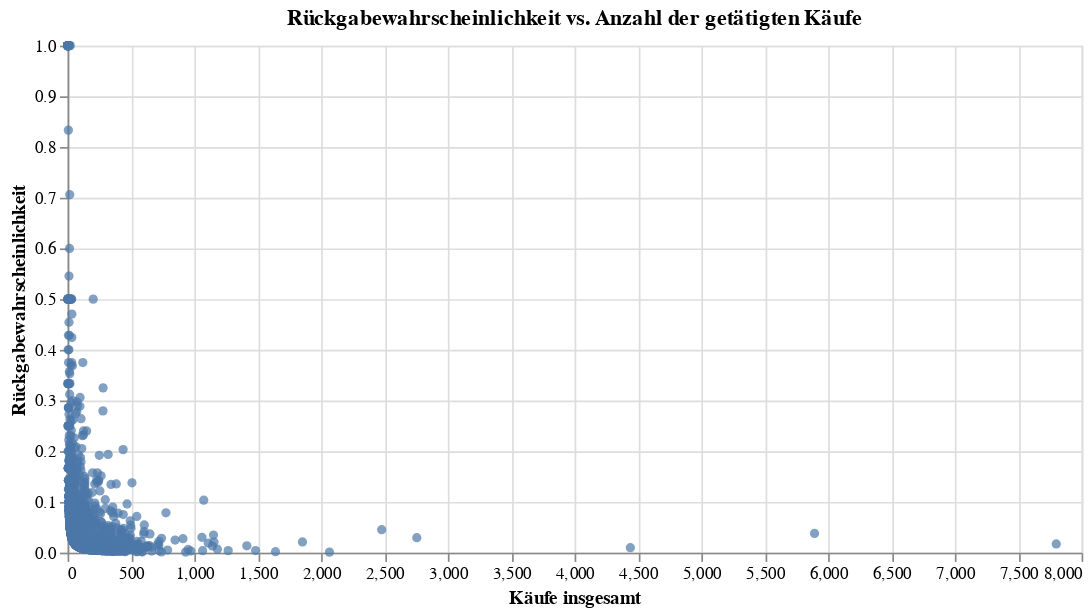

This figure's notebook cell:
### Markdown cell above
#### H3: Die Wahrscheinlichkeit, dass ein Kunde ein Produkt zurückgibt, sinkt mit der Anzahl der getätigten Käufe.

### Code cell
# Erstellen eines DataFrame, der Kunden nach ihrer CustomerID gruppiert und die Anzahl ihrer Käufe und Rückgaben zählt.
df_purchases_returns = df.groupby(['CustomerID']).agg({'InvoiceNo': 'count'})
df_purchases_returns['Total Returns'] = df[df['InvoiceNo'].str.contains('C')].groupby(['CustomerID'])['InvoiceNo'].count()

# Umbennenung
df_purchases_returns.rename(columns={'InvoiceNo': 'Total Purchases'}, inplace=True)

# Rückgabewahrscheinlichkeit berechnen
df_purchases_returns['Probability of Return'] = df_purchases_returns['Total Returns'] / df_purchases_returns['Total Purchases']

# Visualisierung der Beziehung zwischen der Anzahl der getätigten Käufe und der Rückgabewahrscheinlichkeit
chart = alt.Chart(df_purchases_returns).mark_circle().encode(
    x=alt.X('Total Purchases', axis=alt.Axis(title='Käufe insgesamt')),
    y=alt.Y('Probability of Return', axis=alt.Axis(title='Rückgabewahrscheinlichkeit')),
    tooltip = ['Total Purchases', 'Probability of Return']
).properties(
    width=600,
    height=300,
    title='Rückgabewahrscheinlichkeit vs. Anzahl der getätigten Käufe'
)

chart

### Figure 1 — Vega-Lite specification as saved in the notebook (floating-point values rounded to 4 significant figures; data arrays with more than 128 entries replaced by an {"elided": "..."} marker saying what was removed)
{"config": {"view": {"continuousWidth": 400, "continuousHeight": 300}}, "data": {"name": "data-02e9325e102802e3e78da108231103d9"}, "mark": "circle", "encoding": {"tooltip": [{"field": "Total Purchases", "type": "quantitative"}, {"field": "Probability of Return", "type": "quantitative"}], "x": {"axis": {"title": "Käufe insgesamt"}, "field": "Total Purchases", "type": "quantitative"}, "y": {"axis": {"title": "Rückgabewahrscheinlichkeit"}, "field": "Probability of Return", "type": "quantitative"}}, "height": 300, "title": "Rückgabewahrscheinlichkeit vs. Anzahl der getätigten Käufe", "width": 600, "$schema": "https://vega.github.io/schema/vega-lite/v4.17.0.json", "datasets": {"data-02e9325e102802e3e78da108231103d9": {"elided": "4361 records"}}}
